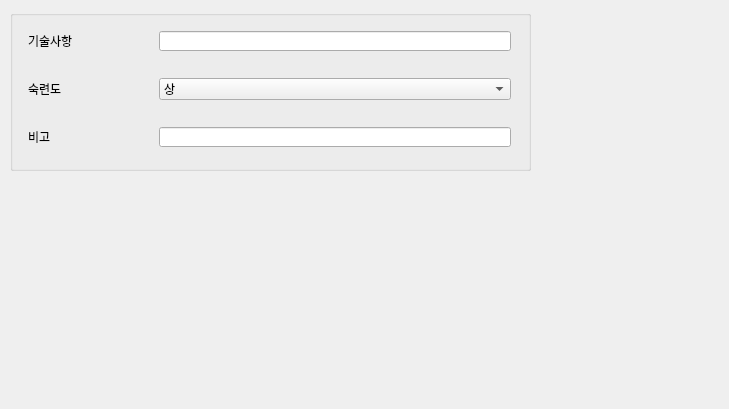
            <widget class="QWidget" name="scrollAreaWidgetContents_34">
             <property name="geometry">
              <rect>
               <x>0</x>
               <y>0</y>
               <width>729</width>
               <height>409</height>
              </rect>
             </property>
             <widget class="QGroupBox" name="groupBox_44">
              <property name="geometry">
               <rect>
                <x>10</x>
                <y>10</y>
                <width>521</width>
                <height>161</height>
               </rect>
              </property>
              <property name="title">
               <string/>
              </property>
              <widget class="QWidget" name="gridLayoutWidget_34">
               <property name="geometry">
                <rect>
                 <x>0</x>
                 <y>0</y>
                 <width>521</width>
                 <height>161</height>
                </rect>
               </property>
               <layout class="QGridLayout" name="gridLayout_34">
                <item row="0" column="1">
                 <widget class="QLineEdit" name="lineEdit_134">
                  <property name="sizePolicy">
                   <sizepolicy hsizetype="Fixed" vsizetype="Ignored">
                    <horstretch>0</horstretch>
                    <verstretch>0</verstretch>
                   </sizepolicy>
                  </property>
                  <property name="minimumSize">
                   <size>
                    <width>352</width>
                    <height>0</height>
                   </size>
                  </property>
                 </widget>
                </item>
                <item row="1" column="0">
                 <widget class="QLabel" name="label_201">
                  <property name="sizePolicy">
                   <sizepolicy hsizetype="Maximum" vsizetype="Ignored">
                    <horstretch>0</horstretch>
                    <verstretch>0</verstretch>
                   </sizepolicy>
                  </property>
                  <property name="minimumSize">
                   <size>
                    <width>107</width>
                    <height>0</height>
                   </size>
                  </property>
                  <property name="maximumSize">
                   <size>
                    <width>16777215</width>
                    <height>20</height>
                   </size>
                  </property>
                  <property name="text">
                   <string>숙련도</string>
                  </property>
                  <property name="alignment">
                   <set>Qt::AlignLeading|Qt::AlignLeft|Qt::AlignVCenter</set>
                  </property>
                 </widget>
                </item>
                <item row="1" column="1">
                 <widget class="QComboBox" name="comboBox_26">
                  <item>
                   <property name="text">
                    <string>상</string>
                   </property>
                  </item>
                  <item>
                   <property name="text">
                    <string>중</string>
                   </property>
                  </item>
                  <item>
                   <property name="text">
                    <string>하</string>
                   </property>
                  </item>
                 </widget>
                </item>
                <item row="0" column="0">
                 <widget class="QLabel" name="label_202">
                  <property name="sizePolicy">
                   <sizepolicy hsizetype="Maximum" vsizetype="Ignored">
                    <horstretch>0</horstretch>
                    <verstretch>0</verstretch>
                   </sizepolicy>
                  </property>
                  <property name="minimumSize">
                   <size>
                    <width>107</width>
                    <height>0</height>
                   </size>
                  </property>
                  <property name="maximumSize">
                   <size>
                    <width>16777215</width>
                    <height>20</height>
                   </size>
                  </property>
                  <property name="text">
                   <string>기술사항</string>
                  </property>
                  <property name="alignment">
                   <set>Qt::AlignLeading|Qt::AlignLeft|Qt::AlignVCenter</set>
                  </property>
                 </widget>
                </item>
                <item row="2" column="0">
                 <widget class="QLabel" name="label_203">
                  <property name="sizePolicy">
                   <sizepolicy hsizetype="Maximum" vsizetype="Ignored">
                    <horstretch>0</horstretch>
                    <verstretch>0</verstretch>
                   </sizepolicy>
                  </property>
                  <property name="minimumSize">
                   <size>
                    <width>107</width>
                    <height>0</height>
                   </size>
                  </property>
                  <property name="maximumSize">
                   <size>
                    <width>16777215</width>
                    <height>20</height>
                   </size>
                  </property>
                  <property name="text">
                   <string>비고</string>
                  </property>
                  <property name="alignment">
                   <set>Qt::AlignLeading|Qt::AlignLeft|Qt::AlignVCenter</set>
                  </property>
                 </widget>
                </item>
                <item row="2" column="1">
                 <widget class="QLineEdit" name="lineEdit_135">
                  <property name="sizePolicy">
                   <sizepolicy hsizetype="Fixed" vsizetype="Ignored">
                    <horstretch>0</horstretch>
                    <verstretch>0</verstretch>
                   </sizepolicy>
                  </property>
                  <property name="minimumSize">
                   <size>
                    <width>352</width>
                    <height>0</height>
                   </size>
                  </property>
                 </widget>
                </item>
               </layout>
              </widget>
             </widget>
            </widget>
